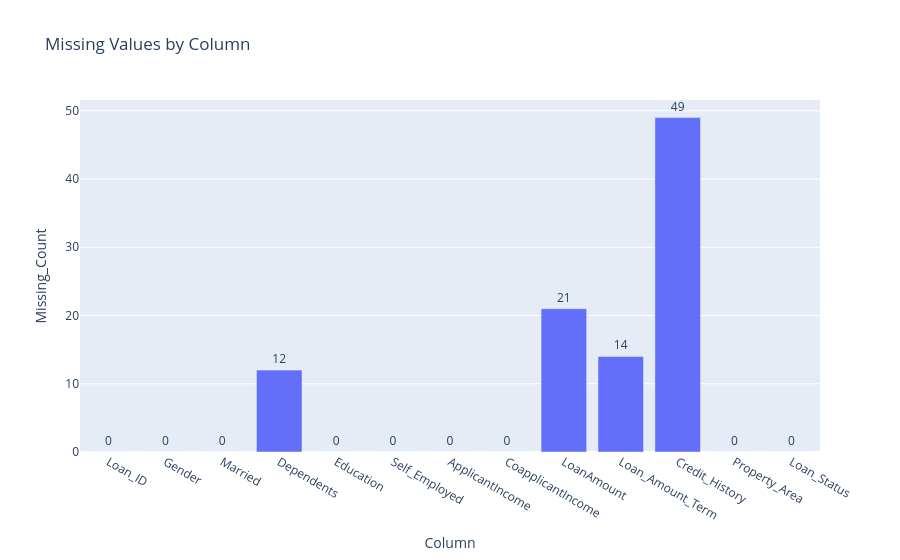
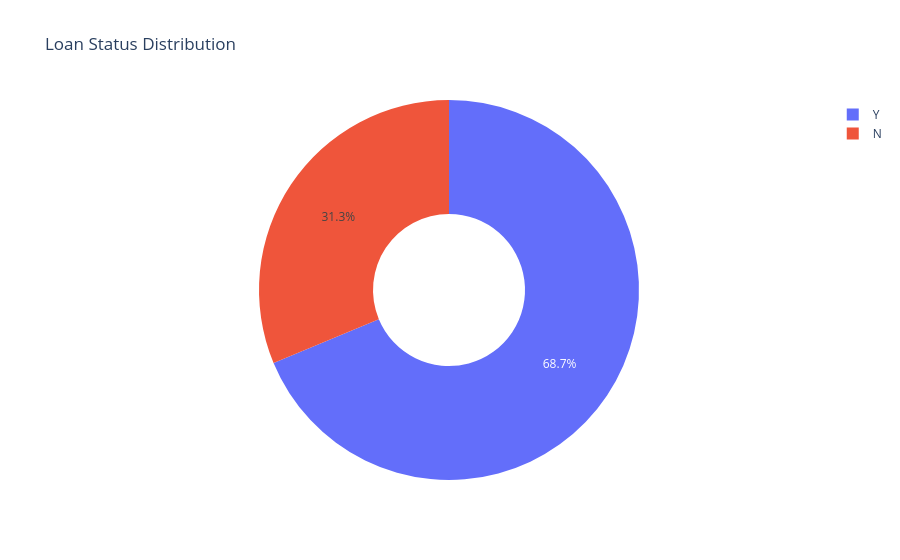
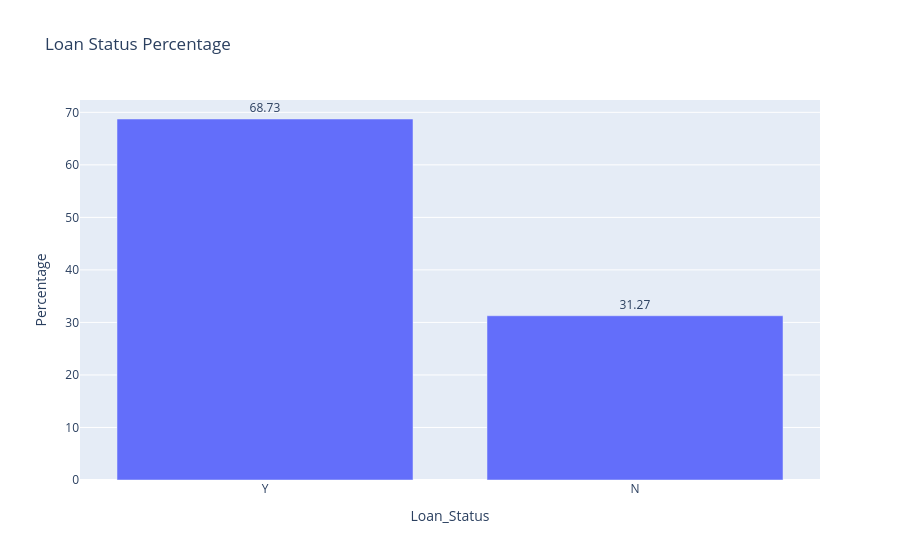
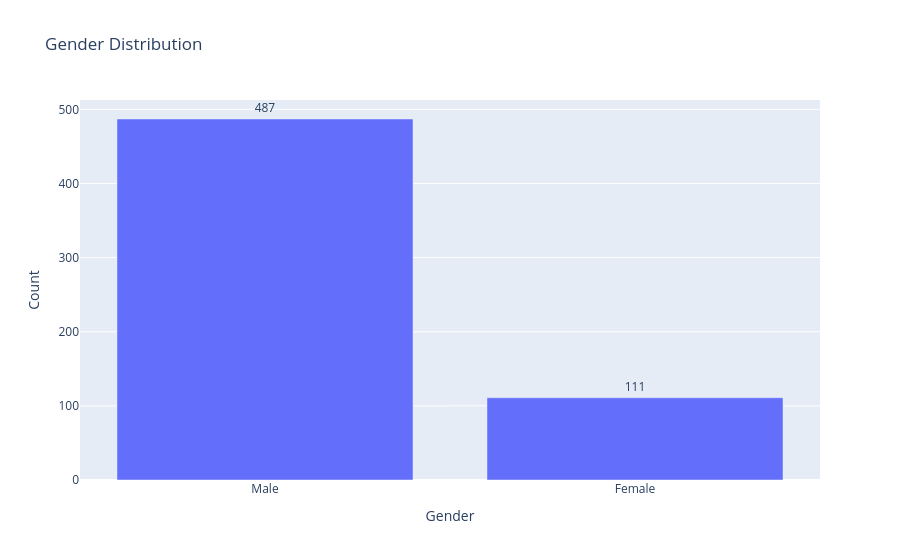

Here is the notebook cell these charts were saved with, in order:
### Markdown cell above
# Basic overview

### Code cell
import plotly.express as px
import plotly.graph_objects as go

# =========================
# Basic Overview
# =========================

print("Rows and Columns:", df.shape)

print("\nColumn Names:")
print(df.columns)

print("\nFirst 5 Rows:")
display(df.head())

print("\nData Types:")
print(df.dtypes)

print("\nMissing Values:")
missing_values = df.isnull().sum()
print(missing_values)

# =========================
# Missing Values Plot
# =========================

missing_df = missing_values.reset_index()
missing_df.columns = ["Column", "Missing_Count"]

fig = px.bar(
    missing_df,
    x="Column",
    y="Missing_Count",
    text="Missing_Count",
    title="Missing Values by Column"
)

fig.update_traces(textposition="outside")
fig.show()

# =========================
# Loan Status Count
# =========================

loan_status_count = df["Loan_Status"].value_counts().reset_index()
loan_status_count.columns = ["Loan_Status", "Count"]

print("\nLoan Status Count:")
print(loan_status_count)

fig = px.pie(
    loan_status_count,
    names="Loan_Status",
    values="Count",
    title="Loan Status Distribution",
    hole=0.4
)

fig.show()

# =========================
# Loan Status Percentage
# =========================

loan_status_percent = (
    df["Loan_Status"]
    .value_counts(normalize=True)
    .mul(100)
    .round(2)
    .reset_index()
)

loan_status_percent.columns = ["Loan_Status", "Percentage"]

print("\nLoan Status Percentage:")
print(loan_status_percent)

fig = px.bar(
    loan_status_percent,
    x="Loan_Status",
    y="Percentage",
    text="Percentage",
    title="Loan Status Percentage"
)

fig.update_traces(textposition="outside")
fig.show()

# =========================
# Gender Count
# =========================

gender_count = df["Gender"].value_counts().reset_index()
gender_count.columns = ["Gender", "Count"]

print("\nGender Count:")
print(gender_count)

fig = px.bar(
    gender_count,
    x="Gender",
    y="Count",
    text="Count",
    title="Gender Distribution"
)

fig.update_traces(textposition="outside")
fig.show()

# =========================
# Education Count
# =========================

education_count = df["Education"].value_counts().reset_index()
education_count.columns = ["Education", "Count"]

print("\nEducation Count:")
print(education_count)

fig = px.bar(
    education_count,
    x="Education",
    y="Count",
    text="Count",
    title="Education Distribution"
)

fig.update_traces(textposition="outside")
fig.show()

# =========================
# Property Area Count
# =========================

property_count = df["Property_Area"].value_counts().reset_index()
property_count.columns = ["Property_Area", "Count"]

print("\nProperty Area Count:")
print(property_count)

fig = px.bar(
    property_count,
    x="Property_Area",
    y="Count",
    text="Count",
    title="Property Area Distribution"
)

fig.update_traces(textposition="outside")
fig.show()

# =========================
# Numerical Summary
# =========================

print("\nNumerical Summary:")
display(df.describe())

# =========================
# Histograms for Numerical Columns
# =========================

numerical_columns = df.select_dtypes(include=["int64", "float64"]).columns

for col in numerical_columns:
    fig = px.histogram(
        df,
        x=col,
        nbins=30,
        title=f"Distribution of {col}"
    )

    fig.show()

### Figure 1 — Plotly figure (JSON) as saved in the notebook; plotly's stock layout.template omitted (floating-point values rounded to 4 significant figures)
{"data": [{"alignmentgroup": "True", "hovertemplate": "Column=%{x}<br>Missing_Count=%{text}<extra></extra>", "legendgroup": "", "marker": {"color": "#636efa", "pattern": {"shape": ""}}, "name": "", "offsetgroup": "", "orientation": "v", "showlegend": false, "text": [0, 0, 0, 12, 0, 0, 0, 0, 21, 14, 49, 0, 0], "textposition": "outside", "type": "bar", "x": ["Loan_ID", "Gender", "Married", "Dependents", "Education", "Self_Employed", "ApplicantIncome", "CoapplicantIncome", "LoanAmount", "Loan_Amount_Term", "Credit_History", "Property_Area", "Loan_Status"], "xaxis": "x", "y": [0, 0, 0, 12, 0, 0, 0, 0, 21, 14, 49, 0, 0], "yaxis": "y"}], "layout": {"barmode": "relative", "legend": {"tracegroupgap": 0}, "title": {"text": "Missing Values by Column"}, "xaxis": {"anchor": "y", "domain": [0, 1], "title": {"text": "Column"}}, "yaxis": {"anchor": "x", "domain": [0, 1], "title": {"text": "Missing_Count"}}}}

### Figure 2 — Plotly figure (JSON) as saved in the notebook; plotly's stock layout.template omitted (floating-point values rounded to 4 significant figures)
{"data": [{"domain": {"x": [0, 1], "y": [0, 1]}, "hole": 0.4, "hovertemplate": "Loan_Status=%{label}<br>Count=%{value}<extra></extra>", "labels": ["Y", "N"], "legendgroup": "", "name": "", "showlegend": true, "type": "pie", "values": [411, 187]}], "layout": {"legend": {"tracegroupgap": 0}, "title": {"text": "Loan Status Distribution"}}}

### Figure 3 — Plotly figure (JSON) as saved in the notebook; plotly's stock layout.template omitted (floating-point values rounded to 4 significant figures)
{"data": [{"alignmentgroup": "True", "hovertemplate": "Loan_Status=%{x}<br>Percentage=%{text}<extra></extra>", "legendgroup": "", "marker": {"color": "#636efa", "pattern": {"shape": ""}}, "name": "", "offsetgroup": "", "orientation": "v", "showlegend": false, "text": [68.73, 31.27], "textposition": "outside", "type": "bar", "x": ["Y", "N"], "xaxis": "x", "y": [68.73, 31.27], "yaxis": "y"}], "layout": {"barmode": "relative", "legend": {"tracegroupgap": 0}, "title": {"text": "Loan Status Percentage"}, "xaxis": {"anchor": "y", "domain": [0, 1], "title": {"text": "Loan_Status"}}, "yaxis": {"anchor": "x", "domain": [0, 1], "title": {"text": "Percentage"}}}}

### Figure 4 — Plotly figure (JSON) as saved in the notebook; plotly's stock layout.template omitted (floating-point values rounded to 4 significant figures)
{"data": [{"alignmentgroup": "True", "hovertemplate": "Gender=%{x}<br>Count=%{text}<extra></extra>", "legendgroup": "", "marker": {"color": "#636efa", "pattern": {"shape": ""}}, "name": "", "offsetgroup": "", "orientation": "v", "showlegend": false, "text": [487, 111], "textposition": "outside", "type": "bar", "x": ["Male", "Female"], "xaxis": "x", "y": [487, 111], "yaxis": "y"}], "layout": {"barmode": "relative", "legend": {"tracegroupgap": 0}, "title": {"text": "Gender Distribution"}, "xaxis": {"anchor": "y", "domain": [0, 1], "title": {"text": "Gender"}}, "yaxis": {"anchor": "x", "domain": [0, 1], "title": {"text": "Count"}}}}
